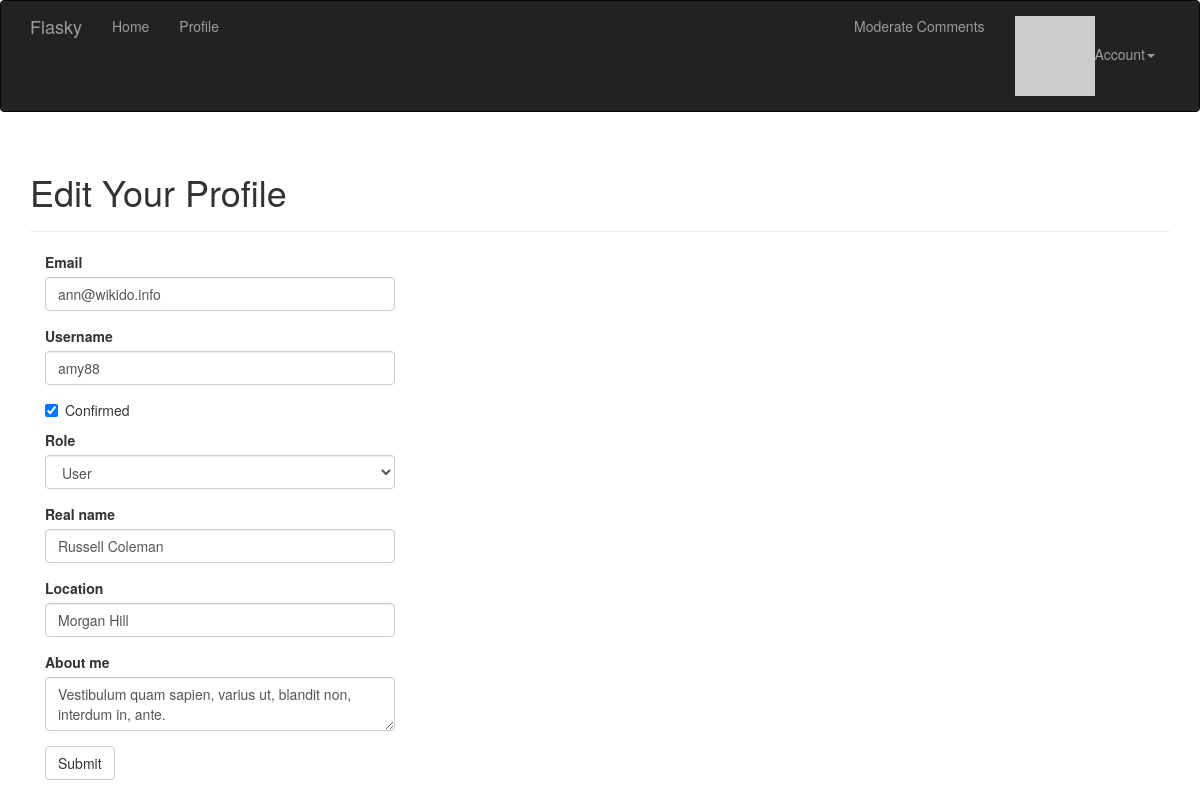
/edit-profile/3 (signed in), run on the app's committed database.
### app/models.py (models this page shows, shortened)
class User(UserMixin, db.Model):
    __tablename__ = 'users'
    id = db.Column(db.Integer, primary_key=True)
    email = db.Column(db.String(64), unique=True, index=True)
    username = db.Column(db.String(64), unique=True, index=True)
    password_hash = db.Column(db.String(128))
    role_id = db.Column(db.Integer, db.ForeignKey('roles.id'))
    avatar_hash = db.Column(db.String(32))
    confirmed = db.Column(db.Boolean, default=False)
    name = db.Column(db.String(64))
    location = db.Column(db.String(64))
    about_me = db.Column(db.Text())
    member_since = db.Column(db.DateTime(), default=datetime.utcnow)
    last_seen = db.Column(db.DateTime(), default=datetime.utcnow)
    posts = db.relationship('Post', backref='author', lazy='dynamic')
    followed = db.relationship('Follow', foreign_keys=[Follow.follower_id], backref=db.backref('follower', lazy='joined'),
        lazy='dynamic', cascade='all, delete-orphan')
    followers = db.relationship('Follow', foreign_keys=[Follow.followed_id], backref=db.backref('followed', lazy='joined'),
        lazy='dynamic', cascade='all, delete-orphan')
    comments = db.relationship('Comment', backref='author', lazy='dynamic')
    def gravatar(self, size=100, default='identicon', rating='g'):
        url = 'https://secure.gravatar.com/avatar'
        hash = self.avatar_hash or self.gravatar_hash()
        return '{url}/{hash}?s={size}&d={default}&r={rating}'.format(url=url, hash=hash, size=size, default=default, rating=rating)
    def can(self, perm):
        return self.role is not None and self.role.has_permission(perm)
    def ping(self):
        self.last_seen = datetime.utcnow()
        db.session.add(self)
        db.session.commit()
    @property
    def password(self):
        raise AttributeError('password is not a readable attribute')
    @password.setter
    def password(self, password):
        self.password_hash = generate_password_hash(password)
    '''@staticmethod
    def generate_fake(count=100):
        from sqlalchemy.exc import IntegrityError
        from random import seed
        import forgery_py

        seed()
        #r = Role.query.filter_by(name='User').first()
        for i in range(count):
            u = User(email=forgery_py.internet.email_address(),
                username=forgery_py.internet.user_name(True),
                password=forgery_py.lorem_ipsum.word(),
                #role= r,
                confirmed=True,
                name=forgery_py.name.full_name(),
                location=forgery_py.address.city(),
                about_me=forgery_py.lorem_ipsum.sentence(),
                member_since=forgery_py.date.date(True))
            db.session.add(u)
            try:
                db.session.commit()
            except:
                db.session.rollback()'''

### app/main/views.py (the view, shortened to what this page needs)
@main.route('/edit-profile/<int:id>', methods=['GET', 'POST'])
@login_required
@admin_required
def edit_profile_admin(id):
    user = User.query.get_or_404(id)
    form = EditProfileAdminForm(user=user)
    form.email.data = user.email
    form.username.data = user.username
    form.confirmed.data = user.confirmed
    form.role.data = user.role_id
    form.name.data = user.name
    form.location.data = user.location
    form.about_me.data = user.about_me
    return render_template('edit_profile.html', form=form, user=user)

### app/main/forms.py (shortened to what this page needs)
class EditProfileAdminForm(Form):
    email = StringField('Email', validators=[Required(), Length(1, 64), Email()])
    username = StringField('Username', validators=[Required(), Length(1, 64), Regexp('^[A-Za-z0-9_.]*$',
        0, 'Usernames must have only letters, numbers, dots or underscores')])
    confirmed = BooleanField('Confirmed')
    role = SelectField('Role', coerce=int)
    name = StringField('Real name', validators=[Length(0, 64)])
    location = StringField('Location', validators=[Length(0, 64)])
    about_me = TextAreaField('About me')
    submit = SubmitField('Submit')
    def __init__(self, user, *args, **kwargs):
        super(EditProfileAdminForm, self).__init__(*args, **kwargs)
        self.role.choices = [(role.id, role.name) for role in Role.query.order_by(Role.name).all()]
        self.user = user

### app/auth/views.py (called while the page is built)
@auth.before_app_request
def before_request():
    if current_user.is_authenticated:
        current_user.ping()
        if not current_user.confirmed and request.endpoint[:5] != 'auth.':
            return redirect(url_for('auth.unconfirmed'))

### app/decorator.py (called while the page is built)
def permission_required(permission):
    def decorator(f):
        @wraps(f)
        def decorated_function(*args, **kwargs):
            if not current_user.can(permission):
                abort(403)
            return f(*args, **kwargs)
        return decorated_function
    return decorator

### app/main/__init__.py (called while the page is built)
@main.app_context_processor
def inject_permissions():
    return dict(Permission=Permission)

### app/main/views.py (called while the page is built)
@main.after_app_request
def after_request(response):
    for query in get_debug_queries():
        if query.duration >= current_app.config['FLASKY_SLOW_DB_QUERY_TIME']:
            current_app.logger.warning(
                'Slow query: %s\nParameters: %s\nDuration: %fs\nContext: %s\n' %
                (query.statement, query.parameters, query.duration, query.context))
    return response

### app/models.py (called while the page is built)
@login_manager.user_loader
def load_user(user_id):
    return User.query.get(int(user_id))

    def has_permission(self, perm):
        return self.permissions & perm == perm

### app/templates/edit_profile.html (shortened to what this page needs)
{% extends "base.html" %}
{% import "bootstrap/wtf.html" as wtf %}
{% block page_content %}
<div class="page-header">
    <h1>Edit Your Profile</h1>
</div>
<div class="col-md-4">
    {{ wtf.quick_form(form) }}
</div>
{% endblock %}

### data on the page
User: email "ann@wikido.info", username "amy88", confirmed "☑", role "User", name "Russell Coleman", location "Morgan Hill", about_me "Vestibulum quam sapien, varius ut, blandit non, interdum in, ante."
